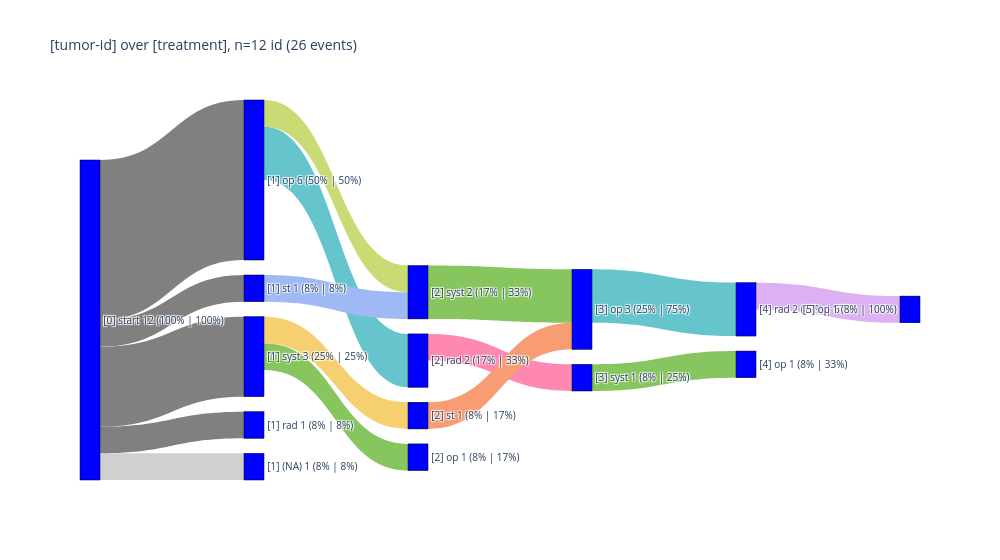

The notebook cell this image was saved under:
### Markdown cell above
### <a id='toc1_2_6_'></a>[sankey](#toc0_)

### Code cell
pls.plot_sankey(
    width=1000,
    # font_size=15,
    # renderer="png",
)

### Figure 1 — Plotly figure (JSON) as saved in the notebook; plotly's stock layout.template omitted (floating-point values rounded to 4 significant figures)
{"data": [{"link": {"color": ["#D0D0D0", "#808080", "#808080", "#808080", "#808080", "rgb(102, 197, 204)", "rgb(201, 219, 116)", "rgb(158, 185, 243)", "rgb(135, 197, 95)", "rgb(246, 207, 113)", "rgb(254, 136, 177)", "rgb(248, 156, 116)", "rgb(135, 197, 95)", "rgb(102, 197, 204)", "rgb(135, 197, 95)", "rgb(220, 176, 242)"], "source": [0, 0, 0, 0, 0, 1, 1, 3, 4, 4, 7, 8, 9, 10, 11, 13], "target": [5, 1, 2, 3, 4, 7, 9, 9, 6, 8, 11, 10, 10, 13, 12, 14], "value": [1, 6, 1, 1, 3, 2, 1, 1, 1, 1, 1, 1, 2, 2, 1, 1]}, "node": {"align": "left", "color": "blue", "label": ["[0] start 12 (100% | 100%)", "[1] op 6 (50% | 50%)", "[1] rad 1 (8% | 8%)", "[1] st 1 (8% | 8%)", "[1] syst 3 (25% | 25%)", "[1] (NA) 1 (8% | 8%)", "[2] op 1 (8% | 17%)", "[2] rad 2 (17% | 33%)", "[2] st 1 (8% | 17%)", "[2] syst 2 (17% | 33%)", "[3] op 3 (25% | 75%)", "[3] syst 1 (8% | 25%)", "[4] op 1 (8% | 33%)", "[4] rad 2 (17% | 67%)", "[5] op 1 (8% | 100%)"], "line": {"color": "black", "width": 0.5}, "pad": 15, "thickness": 20}, "type": "sankey"}], "layout": {"font": {"size": 10}, "title": {"text": "[tumor-id] over [treatment], n=12 id (26 events)"}, "width": 1000}}
